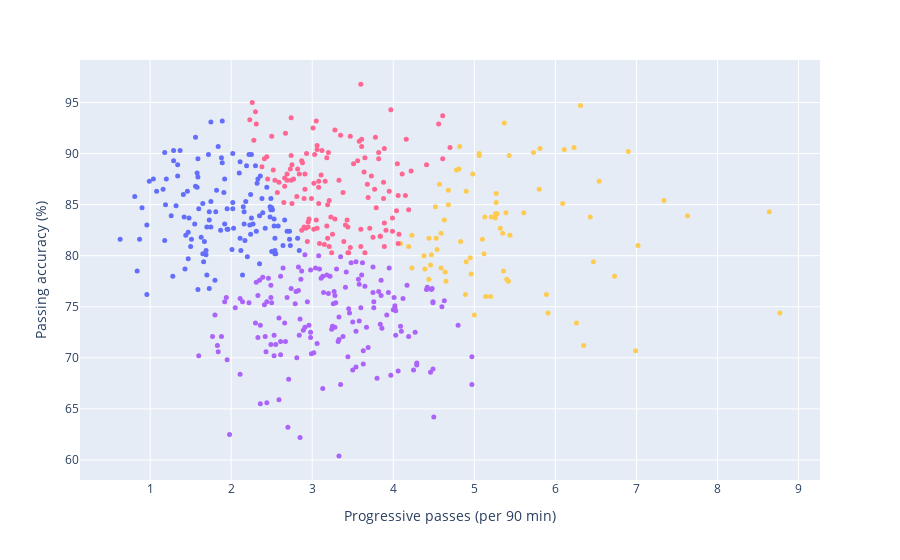

The notebook cell saved with this chart:
### Code cell
fig = px.scatter(data_frame=fullback_all,x='PasProg',y='PasTotCmp%',
                color=labels,hover_name='Player',
                hover_data=['Squad','Comp','Nation'],
                color_continuous_scale=px.colors.qualitative.Plotly,
                labels={
                    'PasProg':'Progressive passes (per 90 min)',
                    'PasTotCmp%':'Passing accuracy (%)'
                })

fig.update_traces(marker={'size':5})
fig.update(layout_coloraxis_showscale=False)

fig.show()

### Figure 1 — Plotly figure (JSON) as saved in the notebook; plotly's stock layout.template omitted (floating-point values rounded to 4 significant figures; data arrays with more than 128 entries replaced by an {"elided": "..."} marker saying what was removed)
{"data": [{"customdata": {"elided": "498x3 str values"}, "hovertemplate": "<b>%{hovertext}</b><br><br>Progressive passes (per 90 min)=%{x}<br>Passing accuracy (%)=%{y}<br>Squad=%{customdata[0]}<br>Comp=%{customdata[1]}<br>Nation=%{customdata[2]}<br>color=%{marker.color}<extra></extra>", "hovertext": {"elided": "498 str values"}, "legendgroup": "", "marker": {"color": {"elided": "498 int values"}, "coloraxis": "coloraxis", "size": 5, "symbol": "circle"}, "mode": "markers", "name": "", "orientation": "v", "showlegend": false, "type": "scatter", "x": {"elided": "498 float values"}, "xaxis": "x", "y": {"elided": "498 float values"}, "yaxis": "y"}], "layout": {"coloraxis": {"colorbar": {"title": {"text": "color"}}, "colorscale": [[0, "#636EFA"], [0.1111, "#EF553B"], [0.2222, "#00CC96"], [0.3333, "#AB63FA"], [0.4444, "#FFA15A"], [0.5556, "#19D3F3"], [0.6667, "#FF6692"], [0.7778, "#B6E880"], [0.8889, "#FF97FF"], [1, "#FECB52"]], "showscale": false}, "legend": {"tracegroupgap": 0}, "margin": {"t": 60}, "xaxis": {"anchor": "y", "domain": [0, 1], "title": {"text": "Progressive passes (per 90 min)"}}, "yaxis": {"anchor": "x", "domain": [0, 1], "title": {"text": "Passing accuracy (%)"}}}}
